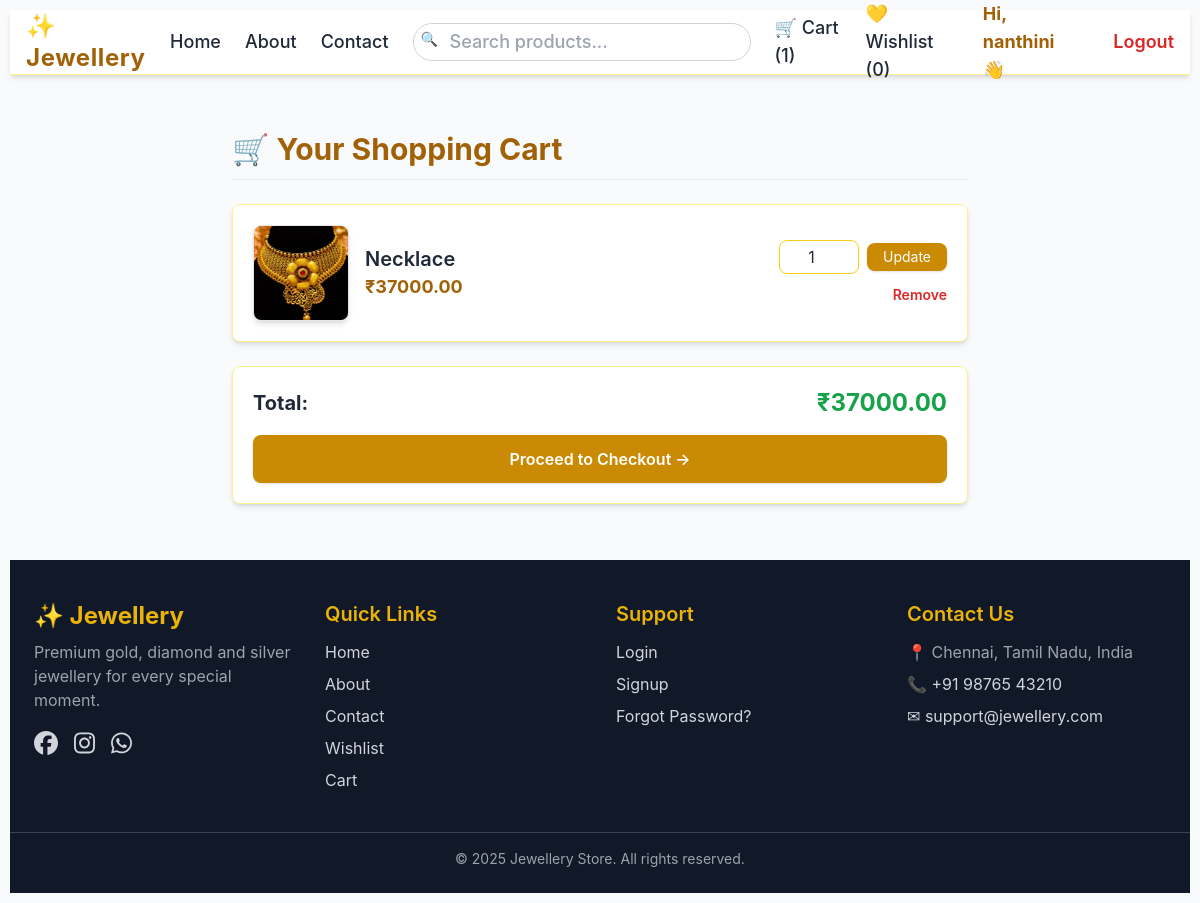
The app's page /cart/ (signed in) with its own data.
### shop/models.py (models this page shows, shortened)
class CartItem(models.Model):
    user = models.ForeignKey(User, on_delete=models.CASCADE, related_name='cart_items')
    product = models.ForeignKey(Product, on_delete=models.CASCADE)
    quantity = models.PositiveIntegerField(default=1)
    added_at = models.DateTimeField(auto_now_add=True)
    class Meta:
        unique_together = ('user','product')
    def line_total(self):
        return self.product.price * self.quantity

class Product(models.Model):
    category = models.ForeignKey(Category, on_delete=models.CASCADE, related_name='products')
    name = models.CharField(max_length=255)
    slug = models.SlugField(unique=True)
    description = models.TextField(blank=True)
    price = models.DecimalField(max_digits=10, decimal_places=2)
    metal_type = models.CharField(max_length=50, blank=True)
    stock = models.PositiveIntegerField(default=0)
    image = models.ImageField(upload_to='products/', blank=True, null=True)
    available = models.BooleanField(default=True)

### shop/views.py (the view)
# urls.py: path('cart/', views.cart, name='cart'),
@login_required
def cart(request):
    items = CartItem.objects.filter(user=request.user)
    total = sum([i.line_total() for i in items])
    return render(request, 'shop/cart.html', {'items': items, 'total': total})

### templates/shop/cart.html (shortened to what this page needs)
{% extends 'shop/base.html' %}
{% block content %}
<div class="max-w-3xl mx-auto mt-10 px-4">
  <h1 class="text-3xl font-bold text-yellow-700 mb-6 border-b pb-3">
    🛒 Your Shopping Cart
  </h1>
  {% if items %}
  <div class="space-y-4">
    {% for item in items %}
    <div class="bg-white p-5 rounded-lg shadow-md border border-yellow-200 flex items-center gap-4">
      <div>
        <img src="{{ item.product.image.url }}" alt="{{ item.product.name }}"
          class="w-24 h-24 rounded-lg object-cover shadow-md border">
      </div>
      <div class="flex-1">
        <div class="text-xl font-semibold text-gray-800">{{ item.product.name }}</div>
        <div class="text-yellow-700 font-bold text-lg">₹{{ item.product.price }}</div>
      </div>
      <div class="text-right">
    <form method="post" action="{% url 'shop:update_cart_quantity' item.pk %}"
      class="flex items-center space-x-2">
  <input type="number" name="quantity" value="{{ item.quantity }}" min="1"
    class="border border-yellow-400 rounded-lg p-1 w-20 text-center focus:ring-yellow-500 focus:border-yellow-600">
  <button type="submit"
    class="bg-yellow-600 hover:bg-yellow-700 text-white px-4 py-1 rounded-lg text-sm shadow">
    Update
  </button>
</form>
        <form method="post" action="{% url 'shop:remove_from_cart' item.pk %}" class="mt-2">
          <button class="text-red-600 hover:text-red-700 font-semibold text-sm">
            Remove
          </button>
        </form>
      </div>
    </div>
    {% endfor %}
  </div>
  <div class="mt-6 bg-white shadow-md border border-yellow-200 p-5 rounded-lg">
    <div class="flex justify-between items-center">
      <span class="text-xl font-bold text-gray-800">Total:</span>
      <span class="text-green-600 font-bold text-2xl">₹{{ total }}</span>
    </div>
    <a href="{% url 'shop:checkout' %}"
      class="block text-center bg-yellow-600 hover:bg-yellow-700 text-white font-semibold py-3 rounded-lg mt-4 shadow transition-all">
      Proceed to Checkout →
    </a>
  </div>
  {% endif %}
</div>
{% endblock %}

### templates/shop/base.html (shortened to what this page needs)
<!doctype html>
<html lang="en">
<head>
  <link rel='stylesheet' href='/static/css/style.css'>
  <script src="https://cdn.tailwindcss.com"></script>
</head>
<body class="bg-gray-50 text-gray-800">
<nav class="bg-white shadow-md sticky top-0 z-50 border-b border-yellow-200">
  <div class="max-w-7xl mx-auto px-4">
    <div class="flex justify-between h-16 items-center">
      <a href="{% url 'shop:index' %}" class="text-2xl font-bold tracking-wide text-yellow-700">
        ✨ Jewellery
      </a>
      <div class="hidden md:flex items-center space-x-6 text-lg font-medium">
        <a href="{% url 'shop:index' %}" class="nav-link">Home</a>
        <a href="{% url 'shop:about' %}" class="nav-link">About</a>
        <a href="{% url 'shop:contact' %}" class="nav-link">Contact</a>
        <form method="get" action="{% url 'shop:index' %}" class="relative">
          <input name="q"
            placeholder="Search products..."
            value="{{ q|default:'' }}"
            class="border border-gray-300 rounded-full py-1 px-3 pl-9 focus:ring-yellow-400 focus:border-yellow-400" />
          <span class="absolute left-2 top-1.5 text-gray-400 text-sm">🔍</span>
        </form>
        {% if user.is_authenticated %}
          <a href="{% url 'shop:cart' %}" class="nav-link">
            🛒 Cart ({{ request.user.cart_items.count }})
          </a>
          <a href="{% url 'shop:wishlist' %}" class="nav-link">
            💛 Wishlist ({{ request.user.wishlist_items.count }})
          </a>
    <span class="font-bold text-yellow-700">Hi, {{ user.username }} 👋</span>
    <form action="{% url 'shop:logout_success' %}" method="post" class="inline">
        <button class="text-red-600 font-semibold ml-3">Logout</button>
    </form>
{% else %}
    <a href="{% url 'shop:login' %}" class="block">Login</a>
    <a href="{% url 'shop:signup' %}" class="block">Signup</a>
{% endif %}
      </div>
    </div>
  </div>
</nav>
<main class="max-w-7xl mx-auto p-4">
  {% block content %}{% endblock %}
</main>
<footer class="bg-gray-900 text-gray-300 mt-10 pt-10 pb-6">
  <div class="max-w-7xl mx-auto px-6 grid grid-cols-1 md:grid-cols-4 gap-8">
    <div>
      <h2 class="text-2xl font-bold text-yellow-500">✨ Jewellery</h2>
      <p class="mt-2 text-gray-400">
        Premium gold, diamond and silver jewellery for every special moment.
      </p>
      <div class="flex space-x-4 mt-4">
        <a href="#" class="text-gray-300 hover:text-yellow-500 text-2xl">
          <i class="fab fa-facebook"></i>
        </a>
        <a href="#" class="text-gray-300 hover:text-yellow-500 text-2xl">
          <i class="fab fa-instagram"></i>
        </a>
        <a href="#" class="text-gray-300 hover:text-yellow-500 text-2xl">
          <i class="fab fa-whatsapp"></i>
        </a>
      </div>
    </div>
    <div>
      <h3 class="text-xl font-semibold text-yellow-500">Quick Links</h3>
      <ul class="mt-3 space-y-2">
        <li><a href="{% url 'shop:index' %}" class="hover:text-yellow-400">Home</a></li>
        <li><a href="{% url 'shop:about' %}" class="hover:text-yellow-400">About</a></li>
        <li><a href="{% url 'shop:contact' %}" class="hover:text-yellow-400">Contact</a></li>
        <li><a href="{% url 'shop:wishlist' %}" class="hover:text-yellow-400">Wishlist</a></li>
        <li><a href="{% url 'shop:cart' %}" class="hover:text-yellow-400">Cart</a></li>
      </ul>
    </div>
    <div>
      <h3 class="text-xl font-semibold text-yellow-500">Support</h3>
      <ul class="mt-3 space-y-2">
        <li><a href="{% url 'shop:login' %}" class="hover:text-yellow-400">Login</a></li>
        <li><a href="{% url 'shop:signup' %}" class="hover:text-yellow-400">Signup</a></li>
        <li><a href="{% url 'shop:forgot_password' %}" class="hover:text-yellow-400">Forgot Password?</a></li>
      </ul>
    </div>
    <div>
      <h3 class="text-xl font-semibold text-yellow-500">Contact Us</h3>
      <p class="mt-3 text-gray-400">📍 Chennai, Tamil Nadu, India</p>
      <p class="mt-2">📞 +91 98765 43210</p>
      <p class="mt-2">✉ support@jewellery.com</p>
    </div>
  </div>
  <div class="border-t border-gray-700 mt-10 pt-4 text-center text-gray-400 text-sm">
    © 2025 Jewellery Store. All rights reserved.
  </div>
</footer>
</body>
</html>

### static/css/style.css (style rules this page uses)
body { font-family: Inter, Arial, sans-serif; padding: 10px; background:#f8fafc; }
a { color: #2563eb; text-decoration: none; }
button { cursor: pointer; }

### templates/shop/base.html (style rules this page uses)
.nav-link { @apply transition duration-200 ease-in-out; }

### records on screen
CartItem: product.image (picture), product.name "Necklace", product.price "37000.00", quantity "1"

### other values on screen
{{ request.user.cart_items.count }} "1"
{{ request.user.wishlist_items.count }} "0"
{{ user.username }} "nanthini"
{{ total }} "37000.00"
